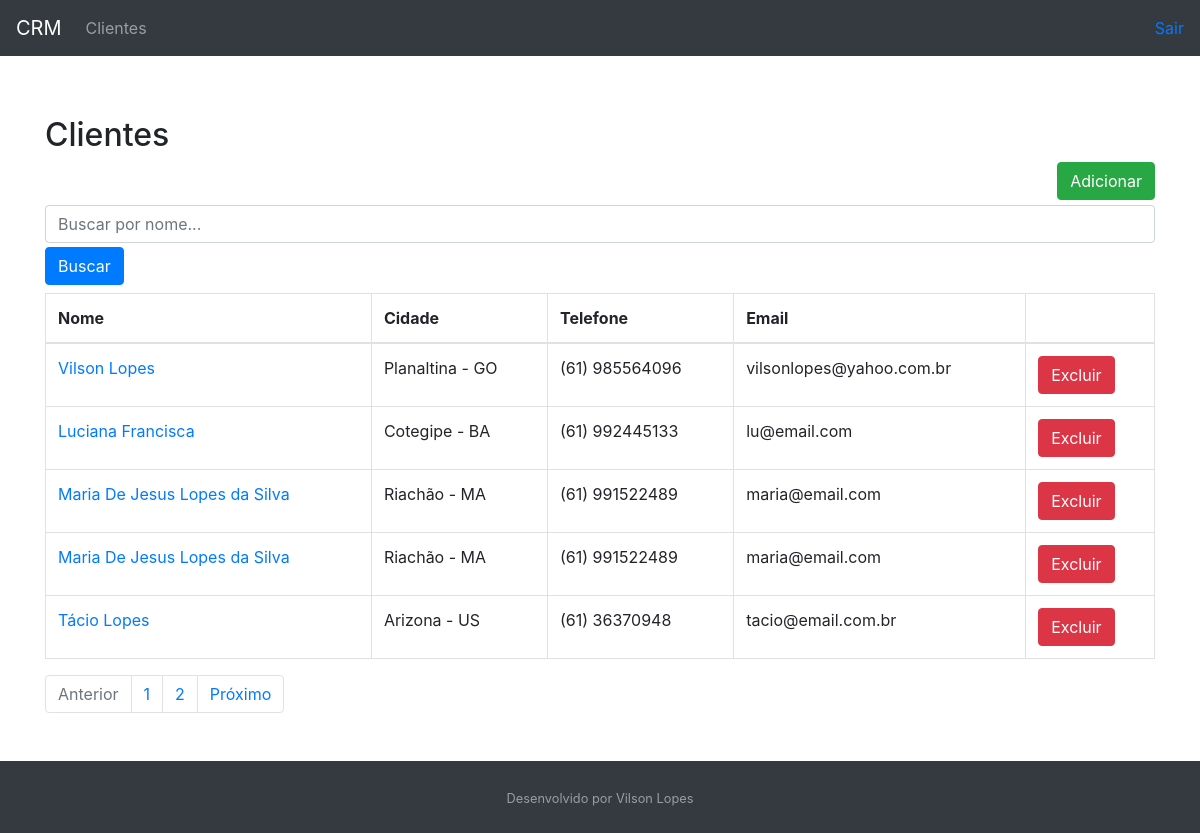
/customer/list/, run on an earlier commit of the app's database.
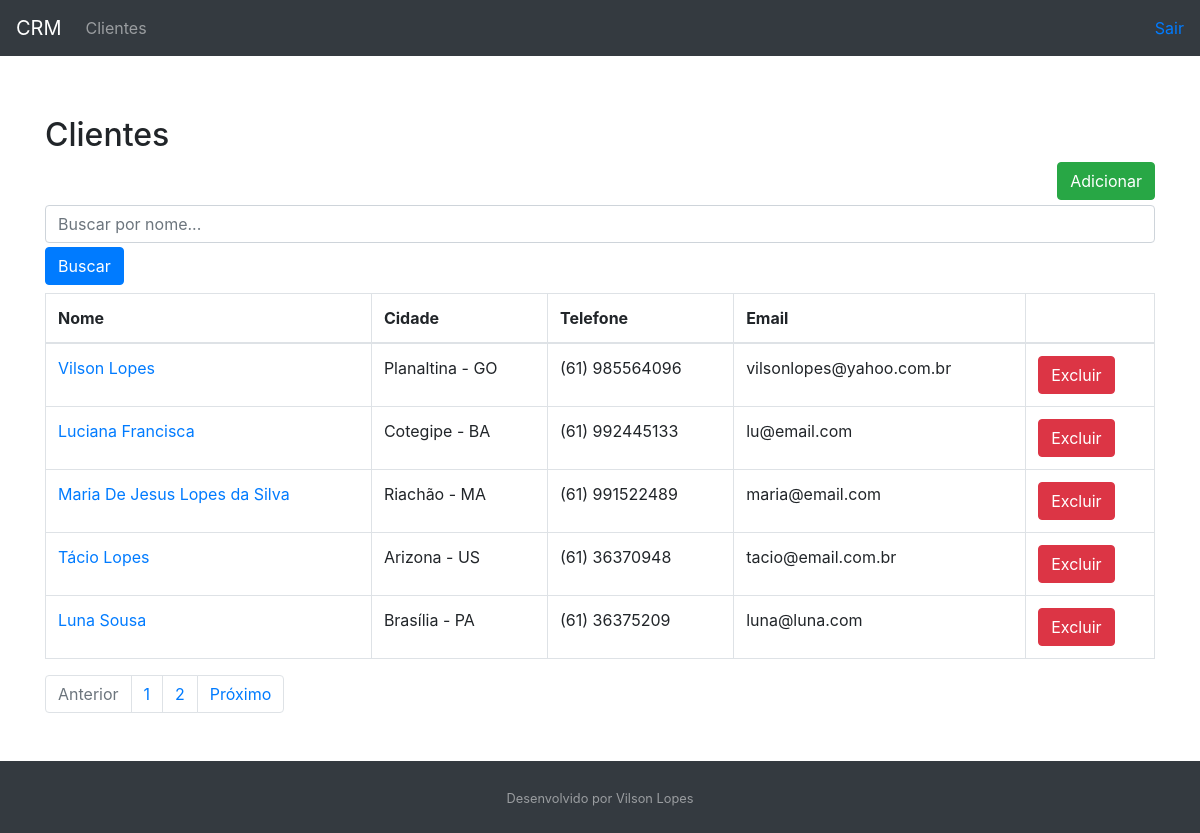
And on a later commit of the database.
### customer/models.py (models this page shows, shortened)
class Customer(models.Model):
    first_name = models.CharField(max_length=30)
    last_name = models.CharField(max_length=50)
    email = models.EmailField()
    birth_date = models.DateField()
    area_code = models.CharField(max_length=3)
    phone_number = models.CharField(max_length=9)
    country = models.CharField(max_length=30)
    state = models.CharField(max_length=30)
    city = models.CharField(max_length=30)
    created_date = models.DateTimeField(auto_now_add=True)
    updated_date = models.DateTimeField(auto_now=True)
    active = models.BooleanField(default=True)
    def get_full_phone_number(self):
        return f'({self.area_code}) {self.phone_number}'
    def get_full_name(self):
        return f'{self.first_name} {self.last_name}'
    def get_full_city(self):
        return f'{self.city} - {self.state}'
    def get_absolute_url(self):
        return reverse('customer:customer-update', kwargs={"id": self.id})
    def get_delete_url(self):
        return reverse('customer:customer-delete', kwargs={"id": self.id})
    class Meta:
        db_table = "customer"

### customer/views.py (the view)
# urls.py: path("list/", CustomerListView.as_view(), name="customer-list"),
class CustomerListView(ListView):
    template_name = "customer/customer_list.html"
    paginate_by = 5
    model = Customer
    def get_queryset(self):
        name = self.request.GET.get("name")
        if name:
            object_list = self.model.objects.filter(
                Q(first_name__icontains=name) | Q(last_name__icontains=name)
            )
        else:
            object_list = self.model.objects.all()
        return object_list

### customer/templates/customer/customer_list.html
{% extends 'model-page.html' %}
{% block content %}
<h2>Clientes</h2>
<a href="{% url 'customer:customer-create' %}">
    <button type="button" class="btn btn-success" style="float: right; margin-bottom: 5px;">Adicionar</button></a>
<form>
    <div class="form-group mb-1">
        <input class="form-control" type="text" name="name" placeholder="Buscar por nome...">
    </div>
    <button type="submit" class="btn btn-primary">Buscar</button>
</form>
<table class="table table-bordered mt-2">
    <thead>
        <tr>
            <th scope="col">Nome</th>
            <th scope="col">Cidade</th>
            <th scope="col">Telefone</th>
            <th scope="col">Email</th>
            <th scope="col"></th>
        </tr>
    </thead>
    <tbody>
        {% for customer in customer_list %}
        <tr>
            <td><a href="{{ customer.get_absolute_url }}">{{ customer.get_full_name }}</a></td>
            <td>{{ customer.get_full_city }}</td>
            <td>{{ customer.get_full_phone_number }}</td>
            <td>{{ customer.email }}</td>
            <form method="post" action="{{ customer.get_delete_url }}">{% csrf_token %}
                <td><button type="submit" class="btn btn-danger">Excluir</button></td>
            </form>
        </tr>
        {% endfor %}
    </tbody>
</table>
<ul class="pagination">
    {% if page_obj.has_previous %}
    <li class="page-item"><a class="page-link" href="?page={{ page_obj.previous_page_number }}">Anterior</a></li>
    {% else %}
    <li class="page-item disabled"><a class="page-link" href="#">Anterior</a></li>
    {% endif %}
    {% for object in page_obj.paginator.page_range %}
    <li class="page-item"><a class="page-link" href="?page={{ forloop.counter }}">{{ forloop.counter }}</a></li>
    {% endfor %}
    {% if page_obj.has_next %}
    <li class="page-item"><a class="page-link" href="?page={{ page_obj.next_page_number }}">Próximo</a></li>
    {% else %}
    <li class="page-item disabled"><a class="page-link" href="#">Próximo</a></li>
    {% endif %}
</ul>
{% endblock content %}

What changed in the data, as far as the page shows it:
removed Customer: get_full_name "Maria De Jesus Lopes da Silva", get_full_city "Riachão - MA", get_full_phone_number "(61) 991522489", email "maria@email.com"
now on this page (row unchanged): Customer: get_full_name "Luna Sousa", get_full_city "Brasília - PA", get_full_phone_number "(61) 36375209", email "luna@luna.com"
